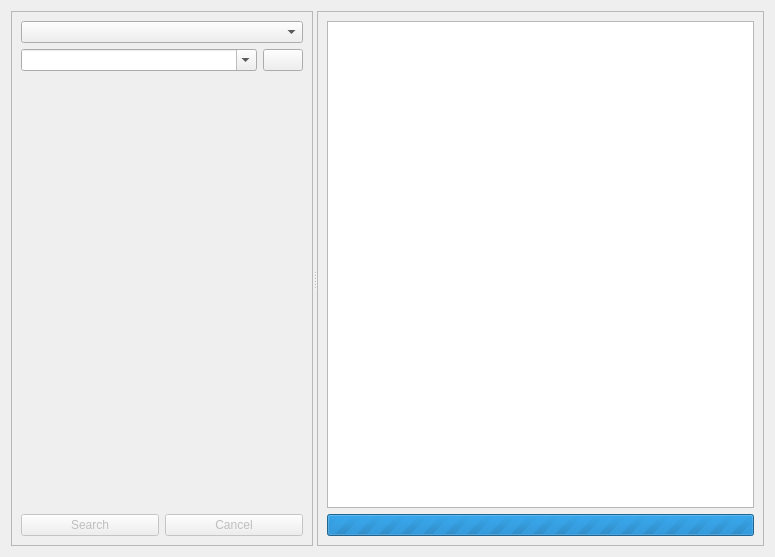
<?xml version="1.0" encoding="UTF-8"?>
<ui version="4.0">
 <class>DefaultSearchForm</class>
 <widget class="QWidget" name="DefaultSearchForm">
  <property name="geometry">
   <rect>
    <x>0</x>
    <y>0</y>
    <width>775</width>
    <height>557</height>
   </rect>
  </property>
  <property name="sizePolicy">
   <sizepolicy hsizetype="Preferred" vsizetype="Preferred">
    <horstretch>0</horstretch>
    <verstretch>0</verstretch>
   </sizepolicy>
  </property>
  <property name="windowTitle">
   <string>Search window</string>
  </property>
  <layout class="QHBoxLayout" name="horizontalLayout">
   <item>
    <widget class="QSplitter" name="splitter">
     <property name="orientation">
      <enum>Qt::Horizontal</enum>
     </property>
     <widget class="QFrame" name="frame">
      <property name="frameShape">
       <enum>QFrame::StyledPanel</enum>
      </property>
      <property name="frameShadow">
       <enum>QFrame::Raised</enum>
      </property>
      <layout class="QVBoxLayout" name="generalLayout">
       <item>
        <widget class="QComboBox" name="requestBox"/>
       </item>
       <item>
        <layout class="QHBoxLayout" name="horizontalLayout_3">
         <item>
          <widget class="QComboBox" name="serviceBox">
           <property name="editable">
            <bool>true</bool>
           </property>
          </widget>
         </item>
         <item>
          <widget class="QPushButton" name="updateServiceButton">
           <property name="sizePolicy">
            <sizepolicy hsizetype="Maximum" vsizetype="Fixed">
             <horstretch>0</horstretch>
             <verstretch>0</verstretch>
            </sizepolicy>
           </property>
           <property name="text">
            <string/>
           </property>
          </widget>
         </item>
        </layout>
       </item>
       <item>
        <spacer name="verticalSpacer">
         <property name="orientation">
          <enum>Qt::Vertical</enum>
         </property>
         <property name="sizeHint" stdset="0">
          <size>
           <width>20</width>
           <height>13</height>
          </size>
         </property>
        </spacer>
       </item>
       <item>
        <layout class="QHBoxLayout" name="horizontalLayout_4">
         <item>
          <widget class="QPushButton" name="searchButton">
           <property name="enabled">
            <bool>false</bool>
           </property>
           <property name="text">
            <string>Search</string>
           </property>
          </widget>
         </item>
         <item>
          <widget class="QPushButton" name="cancelButton">
           <property name="enabled">
            <bool>false</bool>
           </property>
           <property name="text">
            <string>Cancel</string>
           </property>
          </widget>
         </item>
        </layout>
       </item>
      </layout>
     </widget>
     <widget class="QFrame" name="frame_2">
      <property name="frameShape">
       <enum>QFrame::StyledPanel</enum>
      </property>
      <property name="frameShadow">
       <enum>QFrame::Raised</enum>
      </property>
      <layout class="QVBoxLayout" name="verticalLayout_4">
       <item>
        <widget class="QTableView" name="resultView">
         <property name="sizePolicy">
          <sizepolicy hsizetype="MinimumExpanding" vsizetype="Expanding">
           <horstretch>0</horstretch>
           <verstretch>0</verstretch>
          </sizepolicy>
         </property>
         <property name="selectionMode">
          <enum>QAbstractItemView::SingleSelection</enum>
         </property>
         <property name="selectionBehavior">
          <enum>QAbstractItemView::SelectRows</enum>
         </property>
         <property name="showGrid">
          <bool>false</bool>
         </property>
         <attribute name="horizontalHeaderDefaultSectionSize">
          <number>10</number>
         </attribute>
         <attribute name="horizontalHeaderMinimumSectionSize">
          <number>10</number>
         </attribute>
         <attribute name="verticalHeaderVisible">
          <bool>false</bool>
         </attribute>
         <attribute name="verticalHeaderVisible">
          <bool>false</bool>
         </attribute>
         <attribute name="horizontalHeaderMinimumSectionSize">
          <number>10</number>
         </attribute>
         <attribute name="horizontalHeaderDefaultSectionSize">
          <number>10</number>
         </attribute>
        </widget>
       </item>
       <item>
        <layout class="QHBoxLayout" name="actionLayout">
         <item>
          <widget class="QProgressBar" name="progressBar">
           <property name="maximum">
            <number>0</number>
           </property>
           <property name="value">
            <number>0</number>
           </property>
          </widget>
         </item>
        </layout>
       </item>
      </layout>
     </widget>
    </widget>
   </item>
  </layout>
 </widget>
 <resources/>
 <connections/>
</ui>
